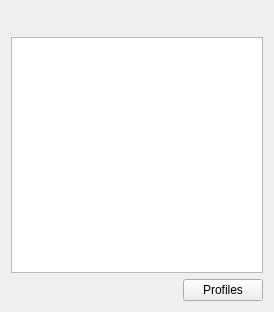
<?xml version="1.0" encoding="UTF-8"?>
<ui version="4.0">
 <class>ProfileDialog</class>
 <widget class="QDialog" name="ProfileDialog">
  <property name="geometry">
   <rect>
    <x>0</x>
    <y>0</y>
    <width>274</width>
    <height>312</height>
   </rect>
  </property>
  <property name="windowTitle">
   <string notr="true">qutIM</string>
  </property>
  <layout class="QGridLayout" name="gridLayout">
   <item row="0" column="0">
    <widget class="QPushButton" name="upButton">
     <property name="maximumSize">
      <size>
       <width>16777215</width>
       <height>20</height>
      </size>
     </property>
     <property name="flat">
      <bool>true</bool>
     </property>
    </widget>
   </item>
   <item row="0" column="1" colspan="2">
    <spacer name="horizontalSpacer_2">
     <property name="orientation">
      <enum>Qt::Horizontal</enum>
     </property>
     <property name="sizeHint" stdset="0">
      <size>
       <width>215</width>
       <height>20</height>
      </size>
     </property>
    </spacer>
   </item>
   <item row="1" column="0" colspan="3">
    <widget class="QListWidget" name="profileList">
     <property name="verticalScrollBarPolicy">
      <enum>Qt::ScrollBarAlwaysOff</enum>
     </property>
    </widget>
   </item>
   <item row="2" column="0">
    <widget class="QPushButton" name="downButton">
     <property name="maximumSize">
      <size>
       <width>16777215</width>
       <height>20</height>
      </size>
     </property>
     <property name="flat">
      <bool>true</bool>
     </property>
    </widget>
   </item>
   <item row="2" column="1">
    <spacer name="horizontalSpacer">
     <property name="orientation">
      <enum>Qt::Horizontal</enum>
     </property>
     <property name="sizeHint" stdset="0">
      <size>
       <width>134</width>
       <height>20</height>
      </size>
     </property>
    </spacer>
   </item>
   <item row="2" column="2">
    <widget class="QPushButton" name="profilesButton">
     <property name="text">
      <string>Profiles</string>
     </property>
    </widget>
   </item>
  </layout>
 </widget>
 <resources/>
 <connections/>
</ui>
